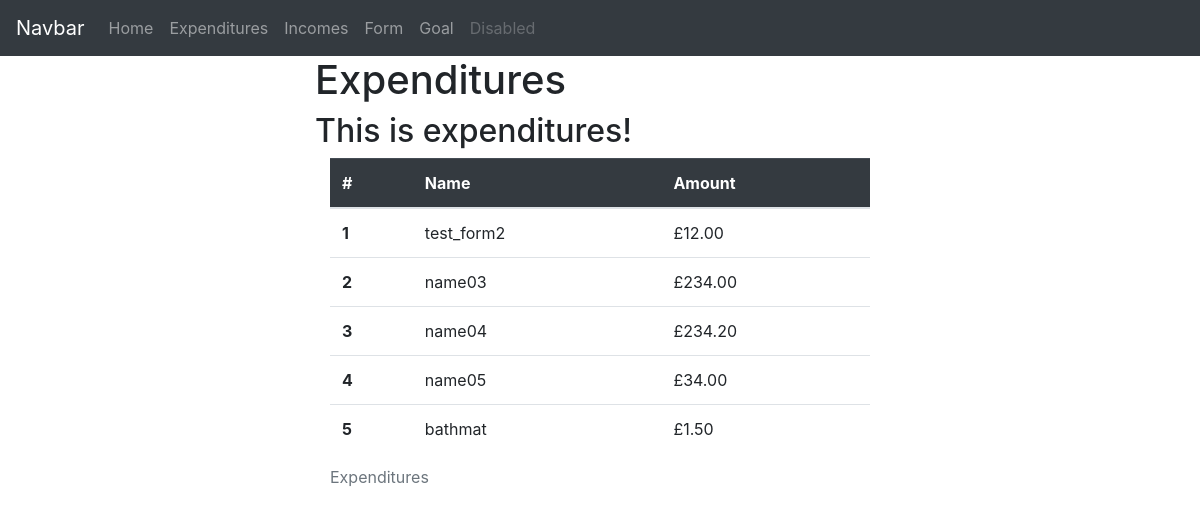
Page /expenditures on the earlier database version.
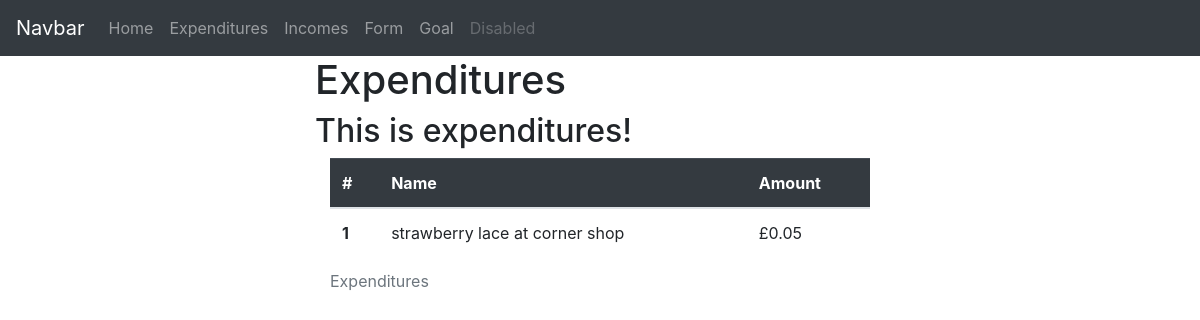
Same page on the later database version.
### app/models.py (models this page shows)
class Expenditure(db.Model):
    id = db.Column(db.Integer, primary_key=True)
    name = db.Column(db.String(500), index=True, unique=True, nullable=False)
    amount = db.Column(db.Float, nullable=False)

### app/views.py (the view)
@app.route('/expenditures', methods =['GET','POST'])
def expenditures():
    with app.app_context():
        expenditures_list=db.session.query(models.Expenditure).all()
    expenditures_count = len(expenditures_list)
    expenditures={'description':'This is expenditures!',
          'expenditure_table':"This should be a table of expenditures"}
    return render_template('expenditures.html', title='Expenditures', expenditures_list = expenditures_list,expenditures=expenditures, expenditures_count=expenditures_count) #this is the base location

### app/templates/expenditures.html
{% extends "base.html" %}]
{%block content%}
<h1>Expenditures</h1>
<h2>{{expenditures.description}}</h2>
<div class="container">
    <table class="table table-hover">
        <caption>Expenditures</caption>
        <thead class="table-dark">
          <tr>
            <th scope="col">#</th>
            <th scope="col">Name</th>
            <th scope="col">Amount</th>
          </tr>
        </thead>
        <tbody>
          {% for x in range(1,expenditures_count+1) %}
          <tr>
            <th scope="row">{{x}}</th>
            <td>{{expenditures_list[x-1].name}}</td>
            <td>£{{'%0.2f'|format(expenditures_list[x-1].amount|float)}}</td>
          </tr>
          {% endfor %}
        </tbody>
      </table>
</div>
{%endblock%}

### app/templates/base.html (shortened to what this page needs)
<!DOCTYPE html>
<html lang="en">
  <head>
  <link rel="stylesheet" href="https://stackpath.bootstrapcdn.com/bootstrap/4.2.1/css/bootstrap.min.css">
  </head>
  <body>
    <nav class="navbar navbar-expand-md navbar-dark bg-dark">
      <a class="navbar-brand" href="#">Navbar</a>
      <div class="collapse navbar-collapse" id="navbarSupportedContent">
        <ul class="navbar-nav mr-auto">
          <li class="nav-item"><a class="nav-link" href="/home">Home <span class="sr-only">(current)</span></a></li>
          <li class="nav-item"><a class="nav-link" href="/expenditures">Expenditures</a></li>
          <li class="nav-item"><a class="nav-link" href="/incomes">Incomes</a></li>
          <li class="nav-item"><a class="nav-link" href="/form">Form</a></li>
          <li class="nav-item"><a class="nav-link" href="/goal">Goal</a></li>
          <li class="nav-item"><a class="nav-link disabled" href="#">Disabled</a></li>
        </ul>
      </div>
    </nav>
    <div class="container-fluid">
      <div class="row">
        <div class="col-3"></div>
          <div class="col-6 justify-content-center">
            {% block content %}{% endblock %}
          </div>
        </div>
      </div>
  </body>
</html>

Differences in the rows shown:
removed Expenditure: name "name03", amount "234.00"
removed Expenditure: name "name04", amount "234.20"
removed Expenditure: name "name05", amount "34.00"
removed Expenditure: name "bathmat", amount "1.50"
Other differences:
new list line: "1 £"
new list line: "strawberry lace at corner shop 0.05"
list line gone: "1 £"
list line gone: "test_form2 12.00"
list line gone: "2 £"
list line gone: "3 £"
list line gone: "4 £"
list line gone: "5 £"
